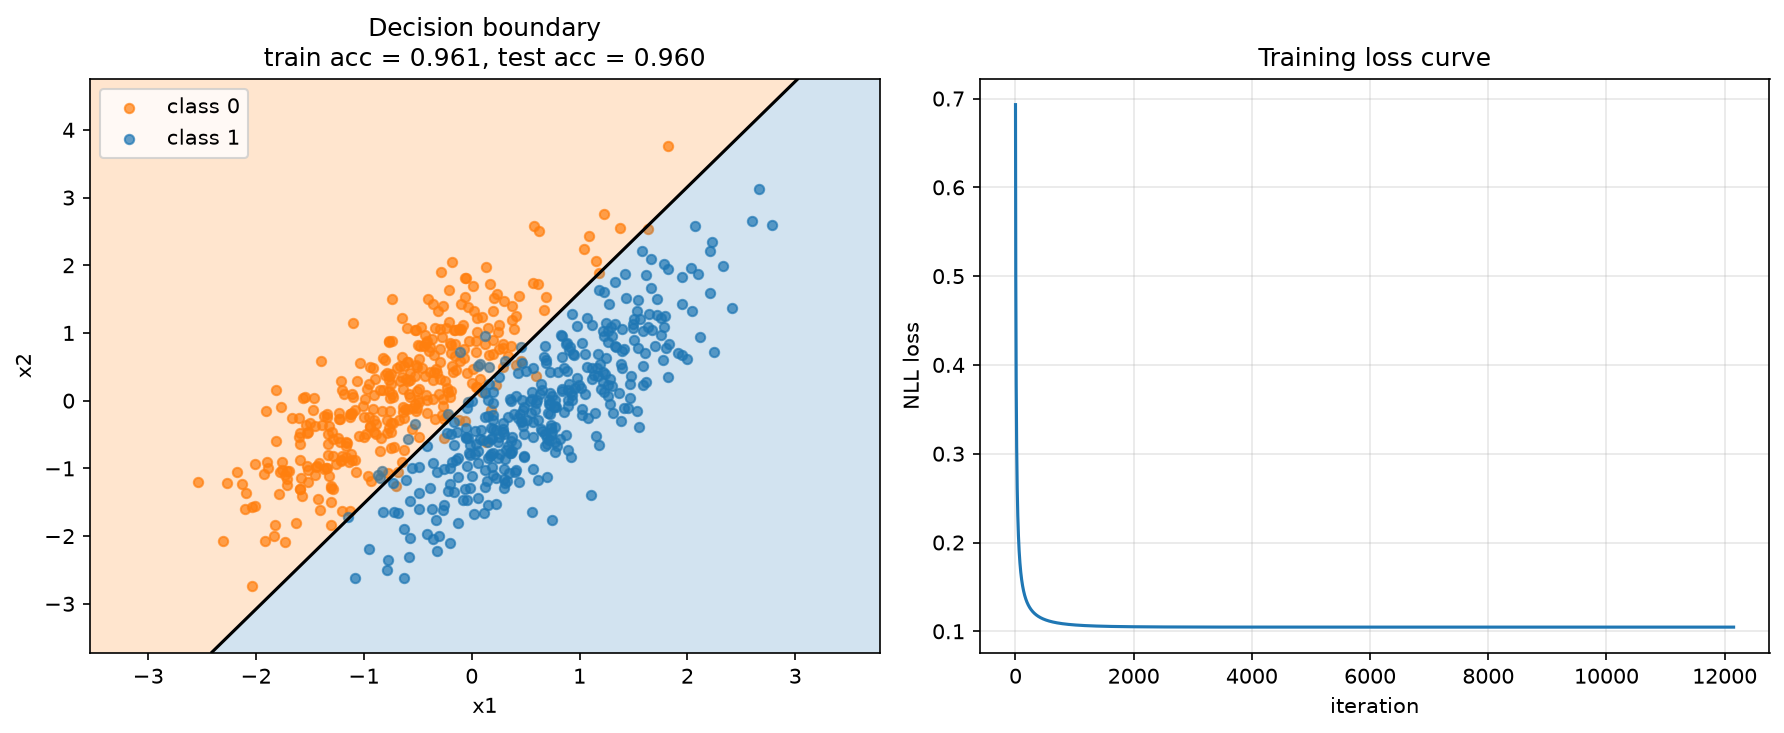

The Python source for this figure:
import os

import matplotlib
matplotlib.use("Agg")  # 无显示器环境下也能保存图片；Jupyter 中可注释掉这一行
import matplotlib.pyplot as plt
import numpy as np

from step1_forward import predict_proba
from step4 import (
    accuracy,
    make_gaussian_data,
    split_dataset,
    standardize,
    train_logreg_gd,
)


def make_meshgrid(X: np.ndarray, resolution: int = 200) -> tuple:
    """
    根据数据范围生成二维网格。

    返回:
        xx: shape (R, R)
        yy: shape (R, R)
        grid: shape (R*R, 2)
    """
    x_min = X[:, 0].min() - 1.0
    x_max = X[:, 0].max() + 1.0
    y_min = X[:, 1].min() - 1.0
    y_max = X[:, 1].max() + 1.0

    xx, yy = np.meshgrid(
        np.linspace(x_min, x_max, resolution),
        np.linspace(y_min, y_max, resolution),
    )
    grid = np.c_[xx.ravel(), yy.ravel()]
    return xx, yy, grid


def plot_data(X: np.ndarray, y: np.ndarray, ax=None):
    """画两类样本的散点图。"""
    if ax is None:
        fig, ax = plt.subplots(figsize=(6, 5))

    X0 = X[y == 0]
    X1 = X[y == 1]

    ax.scatter(X0[:, 0], X0[:, 1],
               s=20, alpha=0.7, color="tab:orange", label="class 0")
    ax.scatter(X1[:, 0], X1[:, 1],
               s=20, alpha=0.7, color="tab:blue", label="class 1")

    ax.set_xlabel("x1")
    ax.set_ylabel("x2")
    ax.legend(loc="upper left")
    return ax


def plot_decision_boundary(X: np.ndarray, w: np.ndarray, b: float,
                           ax=None, resolution: int = 200):
    """
    用网格法画逻辑回归的决策边界。

    X: 用于确定绘图范围的数据 (N, 2)
    w: shape (2,)
    b: 标量
    """
    if ax is None:
        fig, ax = plt.subplots(figsize=(6, 5))

    xx, yy, grid = make_meshgrid(X, resolution)
    p = predict_proba(grid, w, b)
    zz = p.reshape(xx.shape)

    ax.contourf(xx, yy, zz,
                levels=[0, 0.5, 1],
                alpha=0.2,
                colors=["tab:orange", "tab:blue"])
    ax.contour(xx, yy, zz,
               levels=[0.5],
               colors="black",
               linewidths=1.5)
    return ax


if __name__ == "__main__":
    # 1. 生成数据、划分、标准化
    X, y = make_gaussian_data(n_per_class=500, rho=0.8, seed=0)
    X_train, X_test, y_train, y_test = split_dataset(
        X, y, test_ratio=0.3, seed=42
    )
    X_train_std, X_test_std, mu, sigma = standardize(X_train, X_test)

    # 2. 训练
    w, b, history = train_logreg_gd(
        X_train_std, y_train,
        lr=0.5, n_iter=20000, tol=1e-6
    )

    train_acc = accuracy(X_train_std, y_train, w, b)
    test_acc = accuracy(X_test_std, y_test, w, b)

    # 3. 同时画决策边界和 loss 曲线
    fig, axes = plt.subplots(1, 2, figsize=(12, 5))

    plot_data(X_train_std, y_train, ax=axes[0])
    plot_decision_boundary(X_train_std, w, b, ax=axes[0], resolution=200)
    axes[0].set_title(
        "Decision boundary\n"
        "train acc = %.3f, test acc = %.3f" % (train_acc, test_acc)
    )

    axes[1].plot(history)
    axes[1].set_xlabel("iteration")
    axes[1].set_ylabel("NLL loss")
    axes[1].set_title("Training loss curve")
    axes[1].grid(True, alpha=0.3)

    plt.tight_layout()
    out_path = os.path.join(
        os.path.dirname(os.path.abspath(__file__)),
        "step5_plot.png"
    )
    fig.savefig(out_path, dpi=150, bbox_inches="tight")
    print("figure saved to", out_path)
    print("train accuracy =", train_acc)
    print("test accuracy =", test_acc)
    plt.close(fig)

    assert train_acc > 0.9
    assert test_acc > 0.9
    assert os.path.exists(out_path)
    print("step5_plot.py 测试通过")
